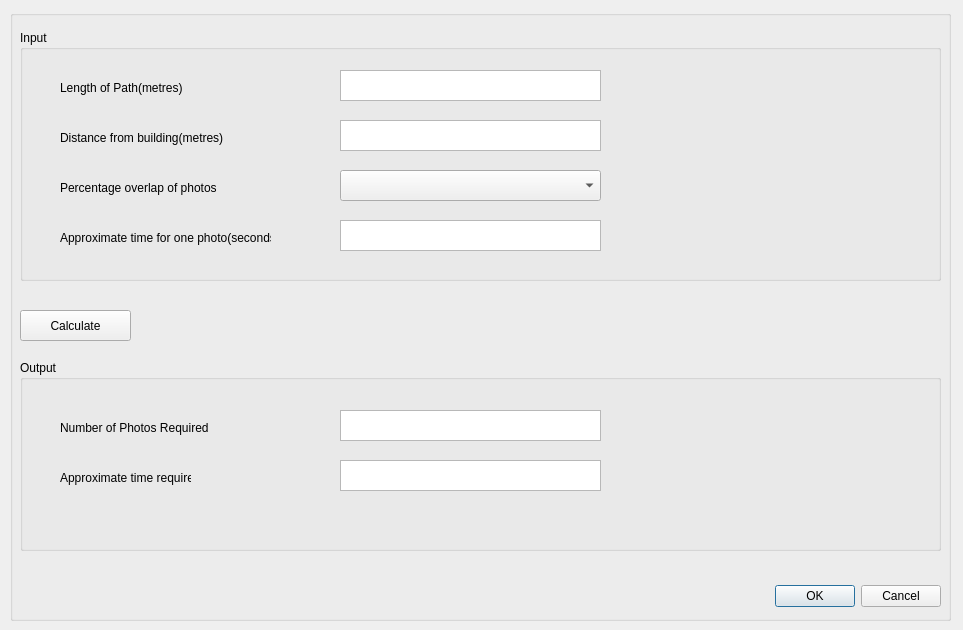
<?xml version="1.0" encoding="UTF-8"?>
<ui version="4.0">
 <class>Dialog</class>
 <widget class="QDialog" name="Dialog">
  <property name="geometry">
   <rect>
    <x>0</x>
    <y>0</y>
    <width>963</width>
    <height>630</height>
   </rect>
  </property>
  <property name="windowTitle">
   <string>Field Planning</string>
  </property>
  <property name="windowIcon">
   <iconset>
    <normaloff>../bin_31/bin/isro.jpg</normaloff>../bin_31/bin/isro.jpg</iconset>
  </property>
  <widget class="QGroupBox" name="groupBox_3">
   <property name="geometry">
    <rect>
     <x>10</x>
     <y>10</y>
     <width>941</width>
     <height>611</height>
    </rect>
   </property>
   <property name="title">
    <string/>
   </property>
   <widget class="QPushButton" name="pushButton">
    <property name="geometry">
     <rect>
      <x>10</x>
      <y>300</y>
      <width>111</width>
      <height>31</height>
     </rect>
    </property>
    <property name="text">
     <string>Calculate</string>
    </property>
   </widget>
   <widget class="QGroupBox" name="groupBox_2">
    <property name="geometry">
     <rect>
      <x>10</x>
      <y>350</y>
      <width>921</width>
      <height>191</height>
     </rect>
    </property>
    <property name="title">
     <string>Output</string>
    </property>
    <widget class="QLabel" name="label_5">
     <property name="geometry">
      <rect>
       <x>40</x>
       <y>60</y>
       <width>161</width>
       <height>16</height>
      </rect>
     </property>
     <property name="text">
      <string>Number of Photos Required</string>
     </property>
    </widget>
    <widget class="QLabel" name="label_6">
     <property name="geometry">
      <rect>
       <x>40</x>
       <y>110</y>
       <width>131</width>
       <height>16</height>
      </rect>
     </property>
     <property name="text">
      <string>Approximate time required</string>
     </property>
    </widget>
    <widget class="QPlainTextEdit" name="plainTextEdit_5">
     <property name="geometry">
      <rect>
       <x>320</x>
       <y>50</y>
       <width>261</width>
       <height>31</height>
      </rect>
     </property>
    </widget>
    <widget class="QPlainTextEdit" name="plainTextEdit_6">
     <property name="geometry">
      <rect>
       <x>320</x>
       <y>100</y>
       <width>261</width>
       <height>31</height>
      </rect>
     </property>
    </widget>
   </widget>
   <widget class="QDialogButtonBox" name="buttonBox">
    <property name="geometry">
     <rect>
      <x>590</x>
      <y>570</y>
      <width>341</width>
      <height>32</height>
     </rect>
    </property>
    <property name="orientation">
     <enum>Qt::Horizontal</enum>
    </property>
    <property name="standardButtons">
     <set>QDialogButtonBox::Cancel|QDialogButtonBox::Ok</set>
    </property>
   </widget>
   <widget class="QGroupBox" name="groupBox">
    <property name="geometry">
     <rect>
      <x>10</x>
      <y>20</y>
      <width>921</width>
      <height>251</height>
     </rect>
    </property>
    <property name="minimumSize">
     <size>
      <width>921</width>
      <height>0</height>
     </size>
    </property>
    <property name="maximumSize">
     <size>
      <width>1677</width>
      <height>16777215</height>
     </size>
    </property>
    <property name="styleSheet">
     <string notr="true"/>
    </property>
    <property name="title">
     <string>Input</string>
    </property>
    <widget class="QLabel" name="label">
     <property name="geometry">
      <rect>
       <x>40</x>
       <y>50</y>
       <width>131</width>
       <height>16</height>
      </rect>
     </property>
     <property name="text">
      <string>Length of Path(metres)</string>
     </property>
    </widget>
    <widget class="QLabel" name="label_2">
     <property name="geometry">
      <rect>
       <x>40</x>
       <y>100</y>
       <width>171</width>
       <height>16</height>
      </rect>
     </property>
     <property name="text">
      <string>Distance from building(metres)</string>
     </property>
    </widget>
    <widget class="QLabel" name="label_3">
     <property name="geometry">
      <rect>
       <x>40</x>
       <y>150</y>
       <width>181</width>
       <height>16</height>
      </rect>
     </property>
     <property name="text">
      <string>Percentage overlap of photos</string>
     </property>
    </widget>
    <widget class="QLabel" name="label_4">
     <property name="geometry">
      <rect>
       <x>40</x>
       <y>200</y>
       <width>211</width>
       <height>16</height>
      </rect>
     </property>
     <property name="text">
      <string>Approximate time for one photo(seconds)</string>
     </property>
    </widget>
    <widget class="QPlainTextEdit" name="plainTextEdit">
     <property name="geometry">
      <rect>
       <x>320</x>
       <y>40</y>
       <width>261</width>
       <height>31</height>
      </rect>
     </property>
    </widget>
    <widget class="QPlainTextEdit" name="plainTextEdit_2">
     <property name="geometry">
      <rect>
       <x>320</x>
       <y>90</y>
       <width>261</width>
       <height>31</height>
      </rect>
     </property>
    </widget>
    <widget class="QPlainTextEdit" name="plainTextEdit_4">
     <property name="geometry">
      <rect>
       <x>320</x>
       <y>190</y>
       <width>261</width>
       <height>31</height>
      </rect>
     </property>
    </widget>
    <widget class="QComboBox" name="comboBox">
     <property name="geometry">
      <rect>
       <x>320</x>
       <y>140</y>
       <width>261</width>
       <height>31</height>
      </rect>
     </property>
    </widget>
   </widget>
  </widget>
 </widget>
 <resources/>
 <connections>
  <connection>
   <sender>buttonBox</sender>
   <signal>accepted()</signal>
   <receiver>Dialog</receiver>
   <slot>accept()</slot>
   <hints>
    <hint type="sourcelabel">
     <x>248</x>
     <y>254</y>
    </hint>
    <hint type="destinationlabel">
     <x>157</x>
     <y>274</y>
    </hint>
   </hints>
  </connection>
  <connection>
   <sender>buttonBox</sender>
   <signal>rejected()</signal>
   <receiver>Dialog</receiver>
   <slot>reject()</slot>
   <hints>
    <hint type="sourcelabel">
     <x>316</x>
     <y>260</y>
    </hint>
    <hint type="destinationlabel">
     <x>286</x>
     <y>274</y>
    </hint>
   </hints>
  </connection>
 </connections>
</ui>
